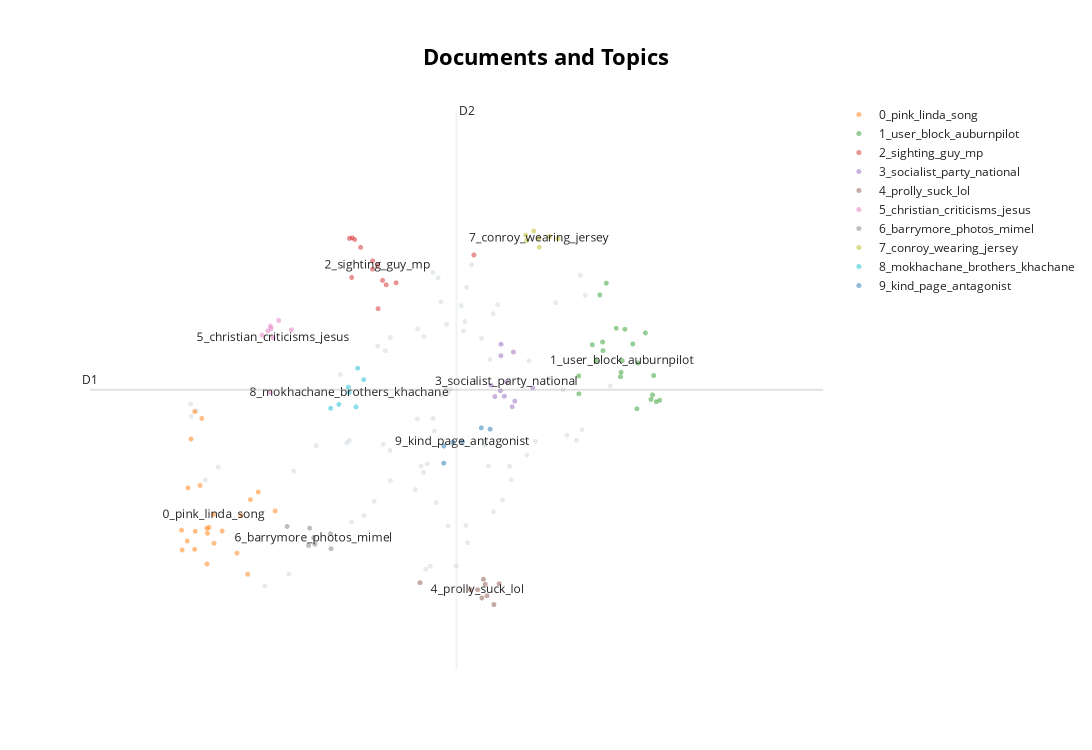

Write notebook code for a chart like this one.
### Code cell
# Run the visualization with the original embeddings
topic_model.visualize_documents(docs, embeddings=embeddings)

# Reduce dimensionality of embeddings, this step is optional but much faster to perform iteratively:
reduced_embeddings = UMAP(n_neighbors=10, n_components=2, min_dist=0.0, metric='cosine').fit_transform(embeddings)
topic_model.visualize_documents(docs, reduced_embeddings=reduced_embeddings)
